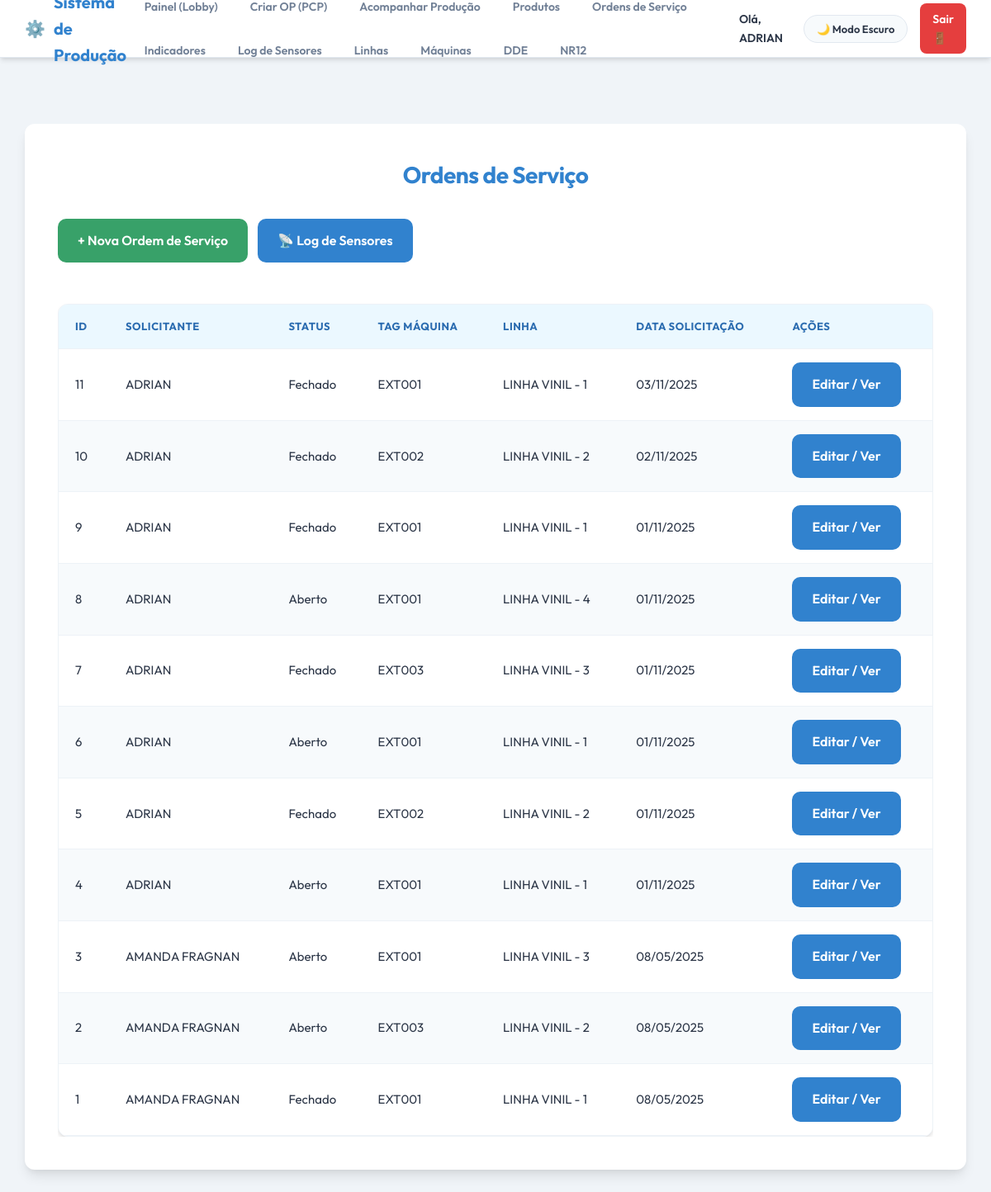
The page /pages/os.php (signed in) on the database its author committed.
### tables this page shows
CREATE TABLE `tab_ordem_servico` (
  `OS_ID` int NOT NULL AUTO_INCREMENT,
  `OS_SOLICITANTE` varchar(100) NOT NULL,
  `OS_STATUS` varchar(50) NOT NULL,
  `OS_TAG_MAQ` varchar(100) NOT NULL,
  `OS_LINHA` varchar(50) NOT NULL,
  `OS_CLASSIFICACAO` varchar(50) NOT NULL,
  `OS_RECEBIDO_POR` varchar(50) DEFAULT NULL,
  `OS_SITUACAO` varchar(50) NOT NULL,
  `OS_MANUTENTOR` varchar(100) DEFAULT NULL,
  `OS_DATA_PROMESSA` datetime DEFAULT NULL,
  `OS_DATA_SOLICITACAO` datetime NOT NULL,
  `OS_DATA_INICIO` datetime DEFAULT NULL,
  `OS_DATA_FIM` datetime DEFAULT NULL,
  `OS_DESC_PEDIDO` varchar(5000) DEFAULT NULL,
  `OS_GRAVIDADE` int NOT NULL,
  `OS_URGENCIA` int NOT NULL,
  `OS_TENDENCIA` int NOT NULL,
  `OS_SOMA_GUT` int NOT NULL,
  `OS_ASSINATURA` varchar(100) DEFAULT NULL,
  `OS_OBSERVACOES` varchar(5000) DEFAULT NULL,
  `OS_HORAS_PLAN` decimal(10,2) DEFAULT NULL,
  `OS_AVALIACAO_COMENTARIO` varchar(5000) DEFAULT NULL,
  `OS_AVALIACAO_NOTA` int DEFAULT NULL,
  `OS_ID_OP` int DEFAULT NULL,
  `OS_TIPO_MANUT` enum('PREVENTIVA','CORRETIVA','PREDITIVA') NOT NULL DEFAULT 'CORRETIVA',
  `OS_CUSTO_PECAS` decimal(10,2) DEFAULT '0.00',
  `OS_CUSTO_MAO_OBRA` decimal(10,2) DEFAULT '0.00',
  `OS_DATA_PLANEJADA` date DEFAULT NULL,
  PRIMARY KEY (`OS_ID`),
  KEY `fk_os_maq` (`OS_TAG_MAQ`),
  CONSTRAINT `fk_os_maq` FOREIGN KEY (`OS_TAG_MAQ`) REFERENCES `tab_maq` (`MAQ_TAG`) ON DELETE CASCADE ON UPDATE CASCADE
);

### pages/os.php (the view, shortened to what this page needs)
<?php
include('../php/conexao.php');
$os = $conn->query("SELECT * FROM tab_ordem_servico ORDER BY OS_DATA_SOLICITACAO DESC");
?>
<!DOCTYPE html>
<html lang="pt-br">
<head>
    <link rel="stylesheet" href="../css/style.css">
</head>
<body>
<?php include_once dirname(__DIR__) . '/php/header.php'; ?>
<div class="container">
    <h2>Ordens de Serviço</h2>
    <div class="top-buttons" style="display: flex; gap: 12px; flex-wrap: wrap; margin-bottom: 20px;">
        <a href="os_criar.php" class="btn btn-success">+ Nova Ordem de Serviço</a>
        <a href="sensor_log.php" class="btn" style="white-space: nowrap;">📡 Log de Sensores</a>
    </div>
    <div class="table-responsive">
        <table>
            <thead>
                <tr>
                    <th>ID</th>
                    <th>Solicitante</th>
                    <th>Status</th>
                    <th>Tag Máquina</th>
                    <th>Linha</th>
                    <th>Data Solicitação</th>
                    <th>Ações</th>
                </tr>
            </thead>
            <tbody>
                <?php while ($row = $os->fetch_assoc()) { ?>
                    <tr>
                        <td><?php echo $row['OS_ID']; ?></td>
                        <td><?php echo htmlspecialchars($row['OS_SOLICITANTE']); ?></td>
                        <td><?php echo htmlspecialchars($row['OS_STATUS']); ?></td>
                        <td><?php echo htmlspecialchars($row['OS_TAG_MAQ']); ?></td>
                        <td><?php echo htmlspecialchars($row['OS_LINHA']); ?></td>
                        <td><?php echo date('d/m/Y', strtotime($row['OS_DATA_SOLICITACAO'])); ?></td>
                        <td>
                            <a href="os_editar.php?id=<?php echo $row['OS_ID']; ?>" class="btn">Editar / Ver</a>
                        </td>
                    </tr>
                <?php } ?>
            </tbody>
        </table>
    </div>
</div>
</body>
</html>

### php/header.php (shortened to what this page needs)
<?php
$segmento = $_SESSION['segmento'] ?? '';
?>
<nav class="navbar">
    <div class="nav-brand">
        <span class="logo-icon">⚙️</span>
        <span class="logo-text">Sistema de Produção</span>
    </div>
    <div class="nav-links">
        <a href="../pages/lobby.php">Painel (Lobby)</a>
        <?php if ($segmento != 'PRODUÇÃO'): ?>
            <a href="../pages/pcp.php">Criar OP (PCP)</a>
            <a href="../pages/producao.php">Acompanhar Produção</a>
            <a href="../pages/cadastro_produto.php">Produtos</a>
            <a href="../pages/os.php">Ordens de Serviço</a>
            <a href="../pages/indicadores.php">Indicadores</a>
            <a href="../pages/sensor_log.php">Log de Sensores</a>
            <a href="../pages/linhas_producao.php">Linhas</a>
            <a href="../pages/maquinas.php">Máquinas</a>
            <a href="../php/cadastro_dde.php">DDE</a>
            <a href="../pages/nr12_acompanhamento.php">NR12</a>
        <?php else: ?>
            <a href="../pages/producao.php">Produção</a>
        <?php endif; ?>
    </div>
    <div class="nav-actions">
        <span class="user-greeting">Olá, <?php echo htmlspecialchars($_SESSION['nome'] ?? 'Usuário'); ?></span>
        <button id="theme-toggle-btn" class="theme-switch-btn nav-theme-btn">☀️ Tema</button>
        <a href="../php/logout.php" class="btn-logout" title="Sair do sistema">Sair 🚪</a>
    </div>
</nav>
<div class="navbar-spacer"></div>

### css/style.css (style rules this page uses)
:root { --bg-color: #f0f4f8; --container-bg: #ffffff; --text-color: #2d3748; --text-muted: #718096; --primary-color: #3182ce; --primary-hover: #2b6cb0; --accent-color: #38b2ac; --input-bg: #f7fafc; --input-border: #e2e8f0; --table-bg: #ffffff; --table-border: #edf2f7; --table-header-bg: #ebf8ff; --table-header-text: #2b6cb0; --table-row-even: #f7fafc; --table-row-odd: #ffffff; --danger-color: #e53e3e; --success-color: #38a169; --warning-color: #d69e2e; --shadow-sm: 0 1px 2px 0 rgba(0, 0, 0, 0.05); --shadow-md: 0 4px 6px -1px rgba(0, 0, 0, 0.1), 0 2px 4px -1px rgba(0, 0, 0, 0.06); --shadow-lg: 0 10px 15px -3px rgba(0, 0, 0, 0.1), 0 4px 6px -2px rgba(0, 0, 0, 0.05); --border-radius: 12px; }
* { box-sizing: border-box; margin: 0; padding: 0; }
body { font-family: 'Outfit', sans-serif; background-color: var(--bg-color); color: var(--text-color); line-height: 1.6; transition: background-color 0.3s ease, color 0.3s ease; padding-bottom: 60px; }
.theme-switch-btn { background: var(--container-bg); color: var(--text-color); border: 1px solid var(--input-border); padding: 10px 20px; border-radius: 30px; cursor: pointer; font-size: 14px; font-weight: 600; box-shadow: var(--shadow-md); transition: all 0.3s ease; }
.container, .login-container, .form-container, .form-os { width: 95%; max-width: 1500px; margin: 60px auto; background: var(--container-bg); padding: 40px; border-radius: var(--border-radius); box-shadow: var(--shadow-lg); transition: background-color 0.3s ease, box-shadow 0.3s ease; position: relative; }
h2, h3 { text-align: center; color: var(--primary-color); font-weight: 700; margin-bottom: 30px; letter-spacing: -0.5px; }
h2 { font-size: 28px; }
button, .btn { background: var(--primary-color); color: #ffffff; font-weight: 600; padding: 14px 24px; border: none; border-radius: 10px; cursor: pointer; font-size: 16px; font-family: 'Outfit', sans-serif; transition: all 0.3s ease; display: inline-block; text-align: center; text-decoration: none; white-space: nowrap; }
.btn-success, button[style*="background-color: #28a745"], button[style*="background:#28a745"] { background: var(--success-color) !important; }
.table-responsive { overflow-x: auto; }
table { width: 100%; border-collapse: separate; border-spacing: 0; background-color: var(--table-bg); font-size: 15px; border-radius: var(--border-radius); overflow: hidden; box-shadow: var(--shadow-md); margin-top: 30px; border: 1px solid var(--table-border); }
th, td { padding: 16px 20px; text-align: left; border-bottom: 1px solid var(--table-border); white-space: nowrap; }
th { background-color: var(--table-header-bg); color: var(--table-header-text); font-weight: 700; text-transform: uppercase; font-size: 13px; letter-spacing: 0.5px; }
td { color: var(--text-color); }
tbody tr { transition: background-color 0.2s ease; }
tbody tr:nth-child(even) { background-color: var(--table-row-even); }
tbody tr:nth-child(odd) { background-color: var(--table-row-odd); }
.navbar { position: fixed; top: 0; left: 0; width: 100%; background: var(--container-bg); box-shadow: var(--shadow-md); display: flex; justify-content: space-between; align-items: center; padding: 0 30px; height: 70px; z-index: 1000; border-bottom: 1px solid var(--input-border); }
.nav-brand { display: flex; align-items: center; gap: 10px; font-size: 20px; font-weight: 700; color: var(--primary-color); }
.nav-links { display: flex; gap: 15px; flex-wrap: wrap; }
.nav-links a { color: var(--text-muted); text-decoration: none; font-weight: 600; font-size: 14px; padding: 8px 12px; border-radius: 8px; transition: all 0.3s ease; }
.nav-actions { display: flex; align-items: center; gap: 15px; }
.user-greeting { font-weight: 600; font-size: 14px; color: var(--text-color); margin-right: 10px; }
.nav-theme-btn { padding: 8px 15px; border-radius: 20px; font-size: 13px; background: var(--input-bg); box-shadow: none; border: 1px solid var(--input-border); }
.btn-logout { background: var(--danger-color) !important; color: white !important; text-decoration: none; padding: 8px 15px; border-radius: 8px; font-size: 14px; font-weight: 600; transition: all 0.3s ease; }
.navbar-spacer { height: 90px; }

### rows shown on the page
tab_ordem_servico: OS_ID "11", OS_SOLICITANTE "ADRIAN", OS_STATUS "Fechado", OS_TAG_MAQ "EXT001", OS_LINHA "LINHA VINIL - 1", OS_DATA_SOLICITACAO "03/11/2025"
tab_ordem_servico: OS_ID "10", OS_SOLICITANTE "ADRIAN", OS_STATUS "Fechado", OS_TAG_MAQ "EXT002", OS_LINHA "LINHA VINIL - 2", OS_DATA_SOLICITACAO "02/11/2025"
tab_ordem_servico: OS_ID "9", OS_SOLICITANTE "ADRIAN", OS_STATUS "Fechado", OS_TAG_MAQ "EXT001", OS_LINHA "LINHA VINIL - 1", OS_DATA_SOLICITACAO "01/11/2025"
tab_ordem_servico: OS_ID "8", OS_SOLICITANTE "ADRIAN", OS_STATUS "Aberto", OS_TAG_MAQ "EXT001", OS_LINHA "LINHA VINIL - 4", OS_DATA_SOLICITACAO "01/11/2025"
tab_ordem_servico: OS_ID "7", OS_SOLICITANTE "ADRIAN", OS_STATUS "Fechado", OS_TAG_MAQ "EXT003", OS_LINHA "LINHA VINIL - 3", OS_DATA_SOLICITACAO "01/11/2025"
tab_ordem_servico: OS_ID "6", OS_SOLICITANTE "ADRIAN", OS_STATUS "Aberto", OS_TAG_MAQ "EXT001", OS_LINHA "LINHA VINIL - 1", OS_DATA_SOLICITACAO "01/11/2025"
tab_ordem_servico: OS_ID "5", OS_SOLICITANTE "ADRIAN", OS_STATUS "Fechado", OS_TAG_MAQ "EXT002", OS_LINHA "LINHA VINIL - 2", OS_DATA_SOLICITACAO "01/11/2025"
tab_ordem_servico: OS_ID "4", OS_SOLICITANTE "ADRIAN", OS_STATUS "Aberto", OS_TAG_MAQ "EXT001", OS_LINHA "LINHA VINIL - 1", OS_DATA_SOLICITACAO "01/11/2025"
tab_ordem_servico: OS_ID "3", OS_SOLICITANTE "AMANDA FRAGNAN", OS_STATUS "Aberto", OS_TAG_MAQ "EXT001", OS_LINHA "LINHA VINIL - 3", OS_DATA_SOLICITACAO "08/05/2025"
tab_ordem_servico: OS_ID "2", OS_SOLICITANTE "AMANDA FRAGNAN", OS_STATUS "Aberto", OS_TAG_MAQ "EXT003", OS_LINHA "LINHA VINIL - 2", OS_DATA_SOLICITACAO "08/05/2025"
tab_ordem_servico: OS_ID "1", OS_SOLICITANTE "AMANDA FRAGNAN", OS_STATUS "Fechado", OS_TAG_MAQ "EXT001", OS_LINHA "LINHA VINIL - 1", OS_DATA_SOLICITACAO "08/05/2025"

### other values the page prints
$_SESSION['nome'] "ADRIAN"
